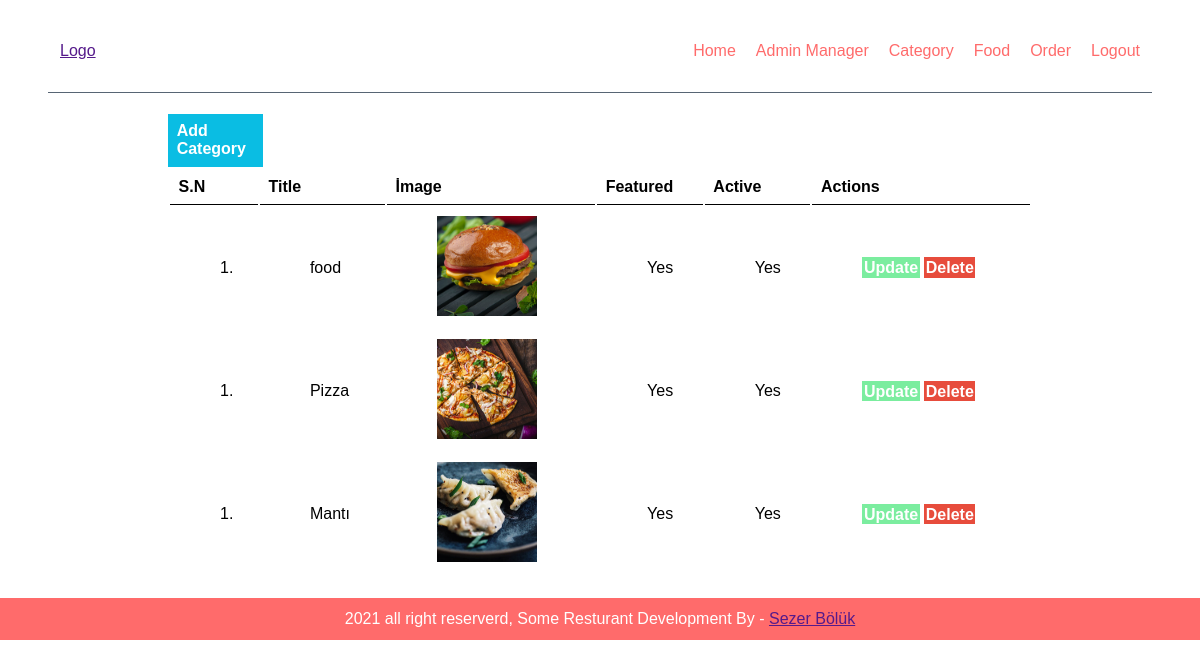
Page /admin/manage-category.php (signed in) on the committed database.
### tables this page shows
CREATE TABLE `tbl_category` (
  `id` int(11) NOT NULL,
  `title` varchar(100) NOT NULL,
  `image` varchar(255) NOT NULL,
  `featured` varchar(10) NOT NULL,
  `active` varchar(10) NOT NULL
);

### admin/manage-category.php (the view, shortened to what this page needs)
<?php
$db = include('./database/db.php');
include('./partials/menu.php');
?>
<div class="manage-content">
    <div class="wrapper">
        <a href="add-category.php" class="btn-primary">Add Category</a>
            <?php
            $query = $db->query('SELECT * FROM tbl_category', PDO::FETCH_ASSOC);
            ?>
        <table class="table-full">
            <tr>
                <th>S.N</th>
                <th>Title</th>
                <th>İmage</th>
                <th>Featured</th>
                <th>Active</th>
                <th>Actions</th>
            </tr>
            <?php
            if ($query->rowCount() > 0) {
                foreach ($query as $value) {
            ?>
                    <tr>
                        <td>1.</td>
                        <td><?php echo $value['title']?> </td>
                        <td><img src="<?php echo $value['image'] ?>" width="100px" height="100px" alt=""></td>
                        <td><?php echo $value['featured']?></td>
                        <td><?php echo $value['active']?></td>
                        <td>
                            <a href="<?php echo SITEURL.'admin/update-category.php?id='.$value['id'].' ' ?>" class="btn-secondary">Update</a>
                            <a href="<?php echo SITEURL.'admin/delete-category.php?id='.$value['id'].''?>" class="btn-danger">Delete</a>
                        </td>
                    </tr>
            <?php
                }
            } else {
                echo 'gösterilecek veri yok';
            }
            ?>
        </table>
    </div>
</div>
<?php include('./partials/footer.php') ?>

### admin/partials/menu.php (shortened to what this page needs)
<!DOCTYPE html>
<html lang="en">
<head>
    <link rel="stylesheet" href="../css/admin.css">
</head>
<body>
    <div class="menu">
        <div class="wrapper">
            <a href=""> <img src="" alt="">Logo</a>
            <ul>
                <li><a href="/admin/">Home</a></li>
                <li><a href="/admin/manage-admin.php">Admin Manager</a></li>
                <li><a href="/admin/manage-category.php">Category</a></li>
                <li><a href="/admin/manage-food.php">Food</a></li>
                <li><a href="/admin/manage-order.php">Order</a></li>
                <li><a href="/admin/logout.php">Logout</a></li>
            </ul>
        </div>
    </div>

### admin/partials/footer.php
    <div class="footer">
        <div class="wrapper">
            <p class="text-center">2021 all right reserverd, Some Resturant Development By - <a href="">Sezer Bölük</a> </p>
        </div>
    </div>
</body>
</html>

### css/admin.css (style rules this page uses)
* { margin: 0; padding: 0; font-family: Arial, Helvetica, sans-serif; }
.wrapper { padding: 1%; width: 90%; margin: 10px auto; }
.menu .wrapper { display: flex; justify-content: space-between; align-items: center; }
.menu .wrapper { border-bottom: 1px solid #576574; }
.menu .wrapper ul { display: flex; padding: 20px 0; list-style: none; }
.menu .wrapper ul li a { text-decoration: none; color: #ff6b6b }
.menu .wrapper ul li { margin-left: 20px; }
.text-center { text-align: center ; color: white }
.footer { background-color: #ff6b6b; }
.manage-content { width: 90%; margin: 0 auto; }
.manage-content .wrapper { display:grid; width: 80%; grid-template-columns: repeat(1, 1fr); }
table tr th { border-bottom: 1px solid black; padding: 1%; text-align: left; }
table tr td { padding: 1%; }
.btn-primary { background-color: #0abde3; width: 9%; padding: 1%; color: white; text-decoration: none; font-weight: bold; }
.btn-secondary { background-color: #7bed9f; width: 9%; padding: 1%; color: white; text-decoration: none; font-weight: bold; }
.btn-danger { background-color: #e74c3c; width: 9%; padding: 1%; color: white; text-decoration: none; font-weight: bold; }
table tr td { padding-left: 50px; }

### rows in the picture
tbl_category: title "food", image (picture), featured "Yes", active "Yes"
tbl_category: title "Pizza", image (picture), featured "Yes", active "Yes"
tbl_category: title "Mantı", image (picture), featured "Yes", active "Yes"
